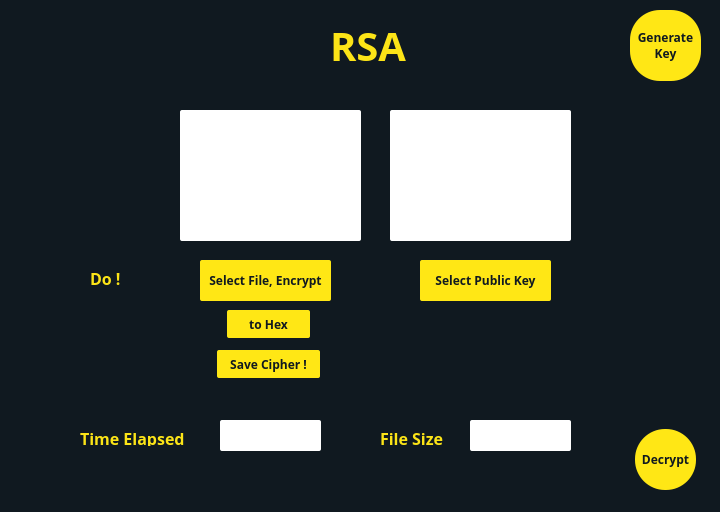
<?xml version="1.0" encoding="UTF-8"?>
<ui version="4.0">
 <class>Dialog</class>
 <widget class="QDialog" name="Dialog">
  <property name="geometry">
   <rect>
    <x>0</x>
    <y>0</y>
    <width>720</width>
    <height>512</height>
   </rect>
  </property>
  <property name="windowTitle">
   <string>Dialog</string>
  </property>
  <widget class="QWidget" name="widget" native="true">
   <property name="geometry">
    <rect>
     <x>0</x>
     <y>0</y>
     <width>720</width>
     <height>512</height>
    </rect>
   </property>
   <property name="styleSheet">
    <string notr="true">QWidget#widget{
background: #101920;}</string>
   </property>
   <widget class="QLabel" name="label">
    <property name="geometry">
     <rect>
      <x>330</x>
      <y>10</y>
      <width>81</width>
      <height>71</height>
     </rect>
    </property>
    <property name="styleSheet">
     <string notr="true">font-family: Open Sans;
font-style: normal;
font-weight: bold;
font-size: 40px;
color: #FCE417;</string>
    </property>
    <property name="text">
     <string>RSA</string>
    </property>
   </widget>
   <widget class="QLabel" name="label_5">
    <property name="geometry">
     <rect>
      <x>77</x>
      <y>263</y>
      <width>91</width>
      <height>31</height>
     </rect>
    </property>
    <property name="styleSheet">
     <string notr="true">font-family: Open Sans;
font-style: normal;
font-weight: bold;
font-size: 16px;
/* identical to box height */


color: #FCE417;
</string>
    </property>
    <property name="text">
     <string/>
    </property>
   </widget>
   <widget class="QLabel" name="label_6">
    <property name="geometry">
     <rect>
      <x>90</x>
      <y>270</y>
      <width>31</width>
      <height>16</height>
     </rect>
    </property>
    <property name="styleSheet">
     <string notr="true">font-family: Open Sans;
font-style: normal;
font-weight: bold;
font-size: 16px;
/* identical to box height */


color: #FCE417;
</string>
    </property>
    <property name="text">
     <string>Do !</string>
    </property>
   </widget>
   <widget class="QPushButton" name="hex">
    <property name="geometry">
     <rect>
      <x>227</x>
      <y>310</y>
      <width>83</width>
      <height>28</height>
     </rect>
    </property>
    <property name="styleSheet">
     <string notr="true">background: #FFE715;
border-radius: 2px;
font-family: Open Sans;
font-style: normal;
font-weight: 600;
font-size: 12px;
color: #101920;</string>
    </property>
    <property name="text">
     <string>to Hex</string>
    </property>
   </widget>
   <widget class="QPushButton" name="decrypt">
    <property name="geometry">
     <rect>
      <x>635</x>
      <y>429</y>
      <width>61</width>
      <height>61</height>
     </rect>
    </property>
    <property name="styleSheet">
     <string notr="true">background: #FFE715;
border-radius: 30;
font-family: Open Sans;
font-style: normal;
font-weight: 600;
font-size: 12px;
line-height: 33px;

color: #101920;
</string>
    </property>
    <property name="text">
     <string>Decrypt</string>
    </property>
   </widget>
   <widget class="QPushButton" name="savecipher">
    <property name="geometry">
     <rect>
      <x>217</x>
      <y>350</y>
      <width>103</width>
      <height>28</height>
     </rect>
    </property>
    <property name="styleSheet">
     <string notr="true">background: #FFE715;
border-radius: 2px;
font-family: Open Sans;
font-style: normal;
font-weight: 600;
font-size: 12px;
color: #101920;</string>
    </property>
    <property name="text">
     <string>Save Cipher !</string>
    </property>
   </widget>
   <widget class="QPushButton" name="selectencrypt">
    <property name="geometry">
     <rect>
      <x>200</x>
      <y>260</y>
      <width>131</width>
      <height>41</height>
     </rect>
    </property>
    <property name="styleSheet">
     <string notr="true">background: #FFE715;
border-radius: 2px;
font-family: Open Sans;
font-style: normal;
font-weight: 600;
font-size: 12px;
color: #101920;</string>
    </property>
    <property name="text">
     <string>Select File, Encrypt</string>
    </property>
   </widget>
   <widget class="QLabel" name="file">
    <property name="geometry">
     <rect>
      <x>180</x>
      <y>110</y>
      <width>181</width>
      <height>131</height>
     </rect>
    </property>
    <property name="styleSheet">
     <string notr="true">background: #ffffff;
border-radius: 2px;
ont-family: Open Sans;
font-style: normal;
font-weight: bold;
font-size: 16px;
/* identical to box height */


color: #101920;
</string>
    </property>
    <property name="text">
     <string/>
    </property>
    <property name="alignment">
     <set>Qt::AlignCenter</set>
    </property>
   </widget>
   <widget class="QLabel" name="key">
    <property name="geometry">
     <rect>
      <x>390</x>
      <y>110</y>
      <width>181</width>
      <height>131</height>
     </rect>
    </property>
    <property name="styleSheet">
     <string notr="true">background: #ffffff;
border-radius: 2px;
ont-family: Open Sans;
font-style: normal;
font-weight: bold;
font-size: 16px;
/* identical to box height */


color: #101920;
</string>
    </property>
    <property name="text">
     <string/>
    </property>
    <property name="alignment">
     <set>Qt::AlignCenter</set>
    </property>
   </widget>
   <widget class="QPushButton" name="selectkey">
    <property name="geometry">
     <rect>
      <x>420</x>
      <y>260</y>
      <width>131</width>
      <height>41</height>
     </rect>
    </property>
    <property name="styleSheet">
     <string notr="true">background: #FFE715;
border-radius: 2px;
font-family: Open Sans;
font-style: normal;
font-weight: 600;
font-size: 12px;
color: #101920;</string>
    </property>
    <property name="text">
     <string>Select Public Key</string>
    </property>
   </widget>
   <widget class="QPushButton" name="genKey">
    <property name="geometry">
     <rect>
      <x>630</x>
      <y>10</y>
      <width>71</width>
      <height>71</height>
     </rect>
    </property>
    <property name="styleSheet">
     <string notr="true">background: #FFE715;
border-radius: 30;
font-family: Open Sans;
font-style: normal;
font-weight: 600;
font-size: 12px;
line-height: 33px;

color: #101920;
</string>
    </property>
    <property name="text">
     <string>Generate 
Key</string>
    </property>
   </widget>
   <widget class="QLabel" name="label_7">
    <property name="geometry">
     <rect>
      <x>80</x>
      <y>430</y>
      <width>111</width>
      <height>16</height>
     </rect>
    </property>
    <property name="styleSheet">
     <string notr="true">font-family: Open Sans;
font-style: normal;
font-weight: bold;
font-size: 16px;
/* identical to box height */


color: #FCE417;
</string>
    </property>
    <property name="text">
     <string>Time Elapsed</string>
    </property>
   </widget>
   <widget class="QLabel" name="time">
    <property name="geometry">
     <rect>
      <x>220</x>
      <y>420</y>
      <width>101</width>
      <height>31</height>
     </rect>
    </property>
    <property name="styleSheet">
     <string notr="true">background: #ffffff;
border-radius: 2px;
ont-family: Open Sans;
font-style: normal;
font-weight: bold;
font-size: 24px;
/* identical to box height */


color: #101920;
</string>
    </property>
    <property name="text">
     <string/>
    </property>
    <property name="alignment">
     <set>Qt::AlignCenter</set>
    </property>
   </widget>
   <widget class="QLabel" name="label_8">
    <property name="geometry">
     <rect>
      <x>380</x>
      <y>430</y>
      <width>71</width>
      <height>16</height>
     </rect>
    </property>
    <property name="styleSheet">
     <string notr="true">font-family: Open Sans;
font-style: normal;
font-weight: bold;
font-size: 16px;
/* identical to box height */


color: #FCE417;
</string>
    </property>
    <property name="text">
     <string>File Size</string>
    </property>
   </widget>
   <widget class="QLabel" name="size">
    <property name="geometry">
     <rect>
      <x>470</x>
      <y>420</y>
      <width>101</width>
      <height>31</height>
     </rect>
    </property>
    <property name="styleSheet">
     <string notr="true">background: #ffffff;
border-radius: 2px;
ont-family: Open Sans;
font-style: normal;
font-weight: bold;
font-size: 24px;
/* identical to box height */


color: #101920;
</string>
    </property>
    <property name="text">
     <string/>
    </property>
    <property name="alignment">
     <set>Qt::AlignCenter</set>
    </property>
   </widget>
  </widget>
 </widget>
 <resources/>
 <connections/>
</ui>
